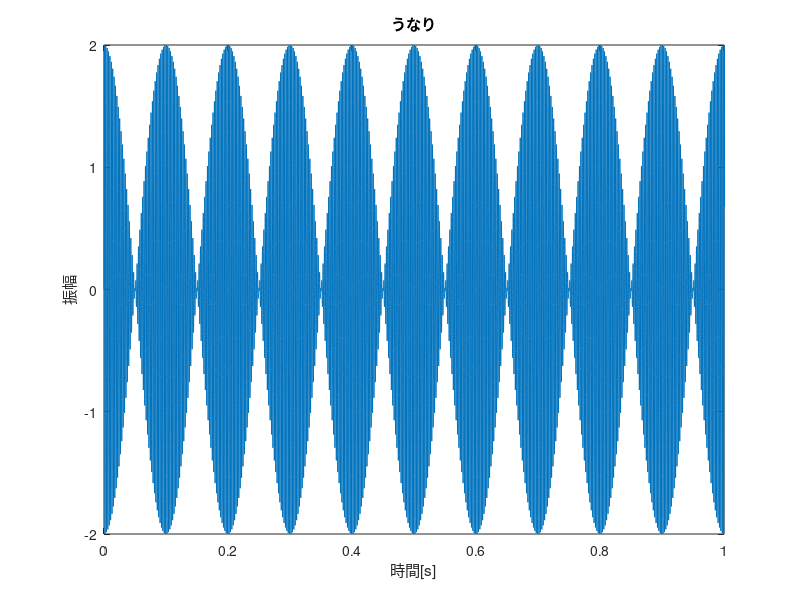

The MATLAB source for this figure:
clear;

Fs=16000;           % sampling rate = 16kHz
f1=440;            
f2=450;

t=([0:Fs*4-1]/Fs);  % 4sec for time

y1=sin(2*pi*f1*t);  % 1st sin wave
y2=sin(2*pi*f2*t);  % 2nd sin wave
y3=y1+y2;         % y3 = 1st sin wave + 2nd sin wave

% plots from here
plot(t,y3);
axis([0 1 -2 2]);
xlabel('時間[s]');
ylabel('振幅');
title('うなり');

soundsc(y3,Fs);

%周波数を高い側にnHz, 変えても, 低い側に変えても結果は変わらない
%差周波数10Hzだと, 1秒間に10回のうなりが発生する